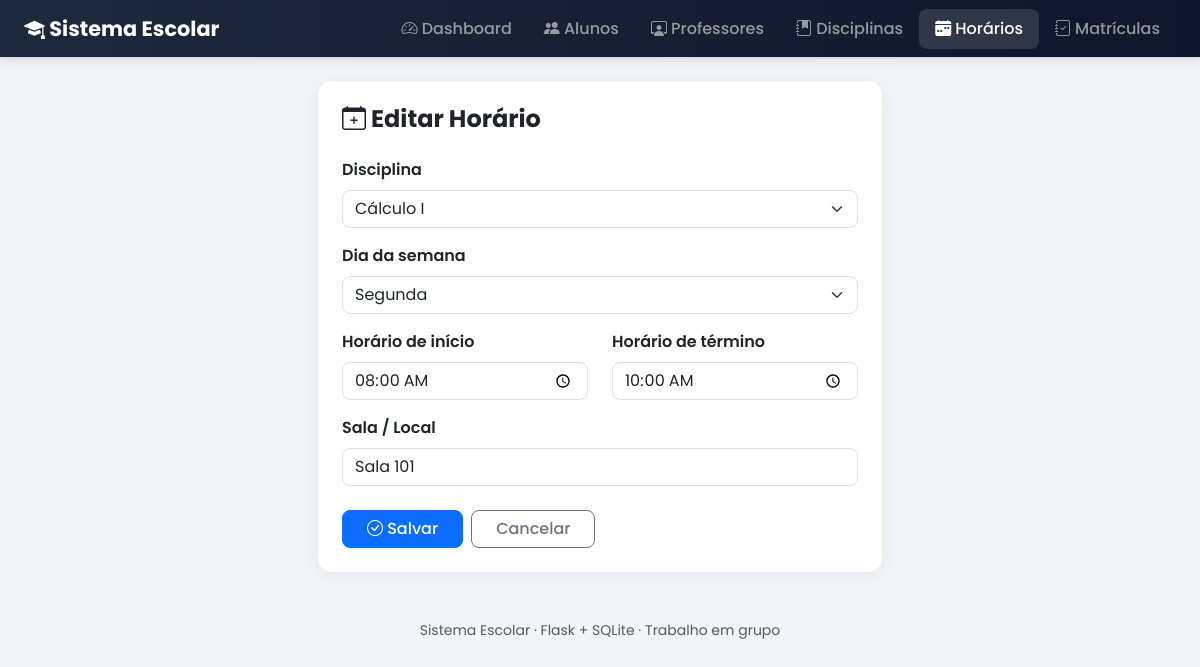
Page /horarios/editar/1 on the committed database.
### tables this page shows
CREATE TABLE horarios (
            id INTEGER PRIMARY KEY AUTOINCREMENT,
            disciplina_id INTEGER NOT NULL,
            dia_semana TEXT NOT NULL,
            hora_inicio TEXT NOT NULL,
            hora_fim TEXT NOT NULL,
            sala TEXT NOT NULL,
            FOREIGN KEY (disciplina_id) REFERENCES disciplinas(id) ON DELETE CASCADE
        );

### routes/horarios.py (the view, shortened to what this page needs)
@horarios_bp.route("/editar/<int:id>", methods=["GET", "POST"])
def editar(id):
    conn = get_conn()
    horario = conn.execute("SELECT * FROM horarios WHERE id = ?", (id,)).fetchone()
    if horario is None:
        conn.close()
        flash("Horário não encontrado!", "erro")
        return redirect(url_for("horarios.listar"))
    disciplinas = conn.execute("SELECT * FROM disciplinas ORDER BY nome").fetchall()
    conn.close()
    return render_template(
        "horarios/form.html", horario=horario, disciplinas=disciplinas, dias=DIAS_SEMANA, titulo="Editar Horário"
    )

### database.py (called while the page is built)
def get_conn():
    conn = sqlite3.connect(DB_NAME)
    conn.row_factory = sqlite3.Row
    conn.execute("PRAGMA foreign_keys = ON")
    return conn

### templates/horarios/form.html (shortened to what this page needs)
{% extends "base.html" %}
{% block content %}
<div class="row justify-content-center">
    <div class="col-lg-6">
        <div class="card card-suave p-4">
            <h4 class="fw-bold mb-4"><i class="bi bi-calendar-plus"></i> {{ titulo }}</h4>
            <form method="POST">
                <div class="mb-3">
                    <label class="form-label fw-semibold">Disciplina</label>
                    <select name="disciplina_id" class="form-select" required>
                        {% for d in disciplinas %}
                        <option value="{{ d.id }}" {{ 'selected' if horario and horario.disciplina_id == d.id }}>
                            {{ d.nome }}
                        </option>
                        {% endfor %}
                    </select>
                </div>
                <div class="mb-3">
                    <label class="form-label fw-semibold">Dia da semana</label>
                    <select name="dia_semana" class="form-select" required>
                        {% for dia in dias %}
                        <option value="{{ dia }}" {{ 'selected' if horario and horario.dia_semana == dia }}>{{ dia }}</option>
                        {% endfor %}
                    </select>
                </div>
                <div class="row">
                    <div class="col-md-6 mb-3">
                        <label class="form-label fw-semibold">Horário de início</label>
                        <input type="time" name="hora_inicio" class="form-control" required
                               value="{{ horario.hora_inicio if horario else '' }}">
                    </div>
                    <div class="col-md-6 mb-3">
                        <label class="form-label fw-semibold">Horário de término</label>
                        <input type="time" name="hora_fim" class="form-control" required
                               value="{{ horario.hora_fim if horario else '' }}">
                    </div>
                </div>
                <div class="mb-4">
                    <label class="form-label fw-semibold">Sala / Local</label>
                    <input type="text" name="sala" class="form-control" required
                           value="{{ horario.sala if horario else '' }}" placeholder="Ex: Sala 101 ou Lab 02">
                </div>
                <div class="d-flex gap-2">
                    <button type="submit" class="btn btn-primary btn-acao px-4">
                        <i class="bi bi-check-circle"></i> Salvar
                    </button>
                    <a href="{{ url_for('horarios.listar') }}" class="btn btn-outline-secondary btn-acao px-4">Cancelar</a>
                </div>
            </form>
        </div>
    </div>
</div>
{% endblock %}

### static/css/style.css (style rules this page uses)
:root { --azul-escuro: #1e293b; --azul: #3b82f6; --roxo: #7c3aed; --verde: #10b981; --laranja: #f59e0b; --rosa: #ec4899; --fundo: #f1f5f9; }
* { font-family: 'Poppins', sans-serif; }
body { background: var(--fundo); }
.card-suave { border: none; border-radius: 14px; box-shadow: 0 4px 16px rgba(0,0,0,0.06); }
.btn-acao { border-radius: 8px; font-weight: 500; }
.form-control, .form-select { border-radius: 8px; }

### rows in the picture
horarios: hora_inicio "08:00", hora_fim "10:00", sala "Sala 101"

### other values in the picture
{{ titulo }} "Editar Horário"
form field disciplina_id "Cálculo I"
form field dia_semana "Segunda"
